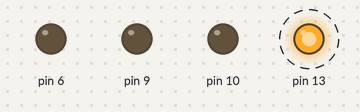
Recording of a sketch running on a simulated Arduino Leonardo, built with avr-gcc and run on an emulated ATmega32U4. On the bench: output pins drawn as LEDs (lit = HIGH). Dashed ring = blinking.

Above: at 0.12 s.
Timing chart, 0 to 10.9 s (numbered marks = the images above):
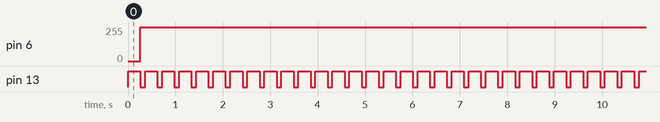

The sketch:

StrelaFINDOUT.ino
```cpp
ISR(TIMER4_COMPD_vect)
{
 digitalWrite(13, HIGH);
}
ISR(TIMER4_OVF_vect)
{
 digitalWrite(13, LOW);
}


void setup() {
  // put your setup code here, to run once:
pinMode(9, OUTPUT);
pinMode(10, OUTPUT);

pinMode(6, OUTPUT);
pinMode(13, OUTPUT);


}

void loop() {
  // put your main code here, to run repeatedly:
  digitalWrite(13,HIGH);
  for (int i=0; i<256; ++i)
  {
  analogWrite(6,i);
  delay(1);
  }
  digitalWrite(13,LOW);

  delay(100);


}
```

Measured:
- by itself, pin 6: 0/255 → 255/255 at 0.26 s
- by itself, pin 13: alternates HIGH for 0.26 s and LOW for 0.10 s
